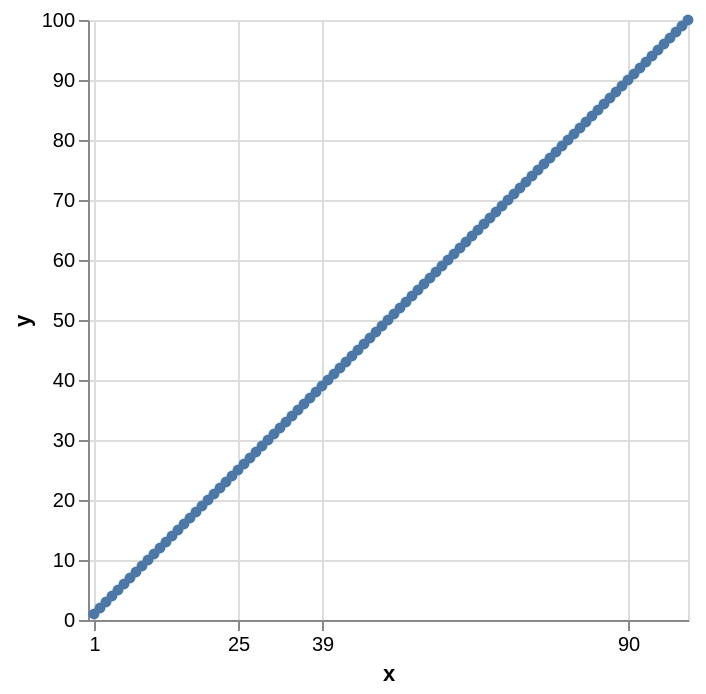

The Vega-Lite source for this figure:
### Vega-Lite specification from a JSON file in a GitHub repository (floating-point values rounded to 4 significant figures)
{"$schema": "https://vega.github.io/schema/vega-lite/v5.json", "data": {"values": [{"catX": "1", "x": 1, "y": 1}, {"catX": "2", "x": 2, "y": 2}, {"catX": "3", "x": 3, "y": 3}, {"catX": "4", "x": 4, "y": 4}, {"catX": "5", "x": 5, "y": 5}, {"catX": "6", "x": 6, "y": 6}, {"catX": "7", "x": 7, "y": 7}, {"catX": "8", "x": 8, "y": 8}, {"catX": "9", "x": 9, "y": 9}, {"catX": "10", "x": 10, "y": 10}, {"catX": "11", "x": 11, "y": 11}, {"catX": "12", "x": 12, "y": 12}, {"catX": "13", "x": 13, "y": 13}, {"catX": "14", "x": 14, "y": 14}, {"catX": "15", "x": 15, "y": 15}, {"catX": "16", "x": 16, "y": 16}, {"catX": "17", "x": 17, "y": 17}, {"catX": "18", "x": 18, "y": 18}, {"catX": "19", "x": 19, "y": 19}, {"catX": "20", "x": 20, "y": 20}, {"catX": "21", "x": 21, "y": 21}, {"catX": "22", "x": 22, "y": 22}, {"catX": "23", "x": 23, "y": 23}, {"catX": "24", "x": 24, "y": 24}, {"catX": "25", "x": 25, "y": 25}, {"catX": "26", "x": 26, "y": 26}, {"catX": "27", "x": 27, "y": 27}, {"catX": "28", "x": 28, "y": 28}, {"catX": "29", "x": 29, "y": 29}, {"catX": "30", "x": 30, "y": 30}, {"catX": "31", "x": 31, "y": 31}, {"catX": "32", "x": 32, "y": 32}, {"catX": "33", "x": 33, "y": 33}, {"catX": "34", "x": 34, "y": 34}, {"catX": "35", "x": 35, "y": 35}, {"catX": "36", "x": 36, "y": 36}, {"catX": "37", "x": 37, "y": 37}, {"catX": "38", "x": 38, "y": 38}, {"catX": "39", "x": 39, "y": 39}, {"catX": "40", "x": 40, "y": 40}, {"catX": "41", "x": 41, "y": 41}, {"catX": "42", "x": 42, "y": 42}, {"catX": "43", "x": 43, "y": 43}, {"catX": "44", "x": 44, "y": 44}, {"catX": "45", "x": 45, "y": 45}, {"catX": "46", "x": 46, "y": 46}, {"catX": "47", "x": 47, "y": 47}, {"catX": "48", "x": 48, "y": 48}, {"catX": "49", "x": 49, "y": 49}, {"catX": "50", "x": 50, "y": 50}, {"catX": "51", "x": 51, "y": 51}, {"catX": "52", "x": 52, "y": 52}, {"catX": "53", "x": 53, "y": 53}, {"catX": "54", "x": 54, "y": 54}, {"catX": "55", "x": 55, "y": 55}, {"catX": "56", "x": 56, "y": 56}, {"catX": "57", "x": 57, "y": 57}, {"catX": "58", "x": 58, "y": 58}, {"catX": "59", "x": 59, "y": 59}, {"catX": "60", "x": 60, "y": 60}, {"catX": "61", "x": 61, "y": 61}, {"catX": "62", "x": 62, "y": 62}, {"catX": "63", "x": 63, "y": 63}, {"catX": "64", "x": 64, "y": 64}, {"catX": "65", "x": 65, "y": 65}, {"catX": "66", "x": 66, "y": 66}, {"catX": "67", "x": 67, "y": 67}, {"catX": "68", "x": 68, "y": 68}, {"catX": "69", "x": 69, "y": 69}, {"catX": "70", "x": 70, "y": 70}, {"catX": "71", "x": 71, "y": 71}, {"catX": "72", "x": 72, "y": 72}, {"catX": "73", "x": 73, "y": 73}, {"catX": "74", "x": 74, "y": 74}, {"catX": "75", "x": 75, "y": 75}, {"catX": "76", "x": 76, "y": 76}, {"catX": "77", "x": 77, "y": 77}, {"catX": "78", "x": 78, "y": 78}, {"catX": "79", "x": 79, "y": 79}, {"catX": "80", "x": 80, "y": 80}, {"catX": "81", "x": 81, "y": 81}, {"catX": "82", "x": 82, "y": 82}, {"catX": "83", "x": 83, "y": 83}, {"catX": "84", "x": 84, "y": 84}, {"catX": "85", "x": 85, "y": 85}, {"catX": "86", "x": 86, "y": 86}, {"catX": "87", "x": 87, "y": 87}, {"catX": "88", "x": 88, "y": 88}, {"catX": "89", "x": 89, "y": 89}, {"catX": "90", "x": 90, "y": 90}, {"catX": "91", "x": 91, "y": 91}, {"catX": "92", "x": 92, "y": 92}, {"catX": "93", "x": 93, "y": 93}, {"catX": "94", "x": 94, "y": 94}, {"catX": "95", "x": 95, "y": 95}, {"catX": "96", "x": 96, "y": 96}, {"catX": "97", "x": 97, "y": 97}, {"catX": "98", "x": 98, "y": 98}, {"catX": "99", "x": 99, "y": 99}, {"catX": "100", "x": 100, "y": 100}]}, "encoding": {"x": {"axis": {"values": [1, 25, 39, 90]}, "field": "x", "type": "quantitative"}, "y": {"field": "y", "type": "quantitative"}}, "mark": {"point": true, "type": "line"}}
